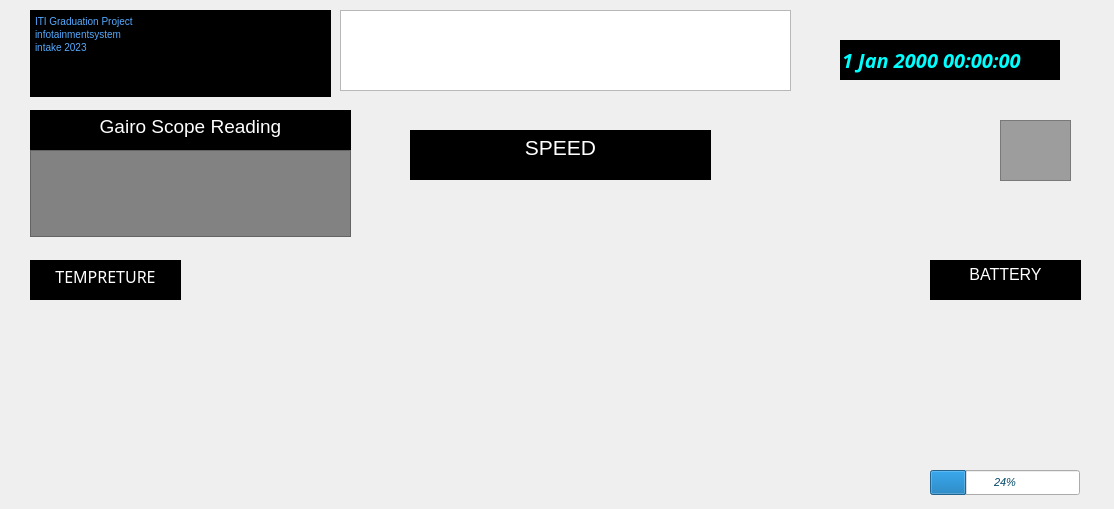
<?xml version="1.0" encoding="UTF-8"?>
<ui version="4.0">
 <class>MainWindow</class>
 <widget class="QMainWindow" name="MainWindow">
  <property name="geometry">
   <rect>
    <x>0</x>
    <y>0</y>
    <width>1114</width>
    <height>509</height>
   </rect>
  </property>
  <property name="font">
   <font>
    <pointsize>10</pointsize>
   </font>
  </property>
  <property name="windowTitle">
   <string>Dashboard</string>
  </property>
  <property name="windowIcon">
   <iconset resource="Resources.qrc">
    <normaloff>:/icons/car.png</normaloff>:/icons/car.png</iconset>
  </property>
  <property name="autoFillBackground">
   <bool>true</bool>
  </property>
  <property name="styleSheet">
   <string notr="true">
QWidget#centralwidget{
border-image: url(:/backgrounds/2.jpg) 0 0 0 0 stretch stretch;
background-image: no-repeat;
background-image: contain;
}
</string>
  </property>
  <property name="animated">
   <bool>true</bool>
  </property>
  <property name="unifiedTitleAndToolBarOnMac">
   <bool>true</bool>
  </property>
  <widget class="QWidget" name="centralwidget">
   <property name="enabled">
    <bool>true</bool>
   </property>
   <property name="autoFillBackground">
    <bool>false</bool>
   </property>
   <widget class="AnalogGaugeWidget" name="speed" native="true">
    <property name="geometry">
     <rect>
      <x>410</x>
      <y>190</y>
      <width>300</width>
      <height>300</height>
     </rect>
    </property>
    <property name="styleSheet">
     <string notr="true"/>
    </property>
   </widget>
   <widget class="AnalogGaugeWidget" name="battery" native="true">
    <property name="geometry">
     <rect>
      <x>930</x>
      <y>310</y>
      <width>150</width>
      <height>150</height>
     </rect>
    </property>
   </widget>
   <widget class="QDateTimeEdit" name="dateTimeEdit">
    <property name="enabled">
     <bool>true</bool>
    </property>
    <property name="geometry">
     <rect>
      <x>840</x>
      <y>40</y>
      <width>220</width>
      <height>40</height>
     </rect>
    </property>
    <property name="maximumSize">
     <size>
      <width>220</width>
      <height>40</height>
     </size>
    </property>
    <property name="font">
     <font>
      <family>Perpetua</family>
      <pointsize>15</pointsize>
      <weight>75</weight>
      <italic>true</italic>
      <bold>true</bold>
      <underline>false</underline>
      <strikeout>false</strikeout>
      <stylestrategy>PreferDefault</stylestrategy>
      <kerning>false</kerning>
     </font>
    </property>
    <property name="autoFillBackground">
     <bool>false</bool>
    </property>
    <property name="styleSheet">
     <string notr="true">color: rgb(0, 255, 255);
background-color: rgb(0, 0, 0);</string>
    </property>
    <property name="inputMethodHints">
     <set>Qt::ImhNone</set>
    </property>
    <property name="wrapping">
     <bool>true</bool>
    </property>
    <property name="frame">
     <bool>false</bool>
    </property>
    <property name="readOnly">
     <bool>true</bool>
    </property>
    <property name="buttonSymbols">
     <enum>QAbstractSpinBox::NoButtons</enum>
    </property>
    <property name="keyboardTracking">
     <bool>false</bool>
    </property>
    <property name="showGroupSeparator" stdset="0">
     <bool>false</bool>
    </property>
    <property name="currentSection">
     <enum>QDateTimeEdit::DaySection</enum>
    </property>
    <property name="calendarPopup">
     <bool>false</bool>
    </property>
    <property name="currentSectionIndex">
     <number>0</number>
    </property>
   </widget>
   <widget class="QTextEdit" name="Title">
    <property name="geometry">
     <rect>
      <x>340</x>
      <y>10</y>
      <width>451</width>
      <height>81</height>
     </rect>
    </property>
    <property name="font">
     <font>
      <family>Monotype Corsiva</family>
      <pointsize>20</pointsize>
      <weight>75</weight>
      <bold>true</bold>
     </font>
    </property>
    <property name="styleSheet">
     <string notr="true">
background-image: url(:/backgrounds/1.jpg);
border-image: url(:/background/1.jpg) 0 0 0 0 stretch stretch;</string>
    </property>
    <property name="verticalScrollBarPolicy">
     <enum>Qt::ScrollBarAlwaysOff</enum>
    </property>
    <property name="horizontalScrollBarPolicy">
     <enum>Qt::ScrollBarAlwaysOff</enum>
    </property>
    <property name="html">
     <string>&lt;!DOCTYPE HTML PUBLIC &quot;-//W3C//DTD HTML 4.0//EN&quot; &quot;http://www.w3.org/TR/REC-html40/strict.dtd&quot;&gt;
&lt;html&gt;&lt;head&gt;&lt;meta name=&quot;qrichtext&quot; content=&quot;1&quot; /&gt;&lt;style type=&quot;text/css&quot;&gt;
p, li { white-space: pre-wrap; }
&lt;/style&gt;&lt;/head&gt;&lt;body style=&quot; font-family:'Monotype Corsiva'; font-size:20pt; font-weight:600; font-style:normal;&quot;&gt;
&lt;p align=&quot;center&quot; style=&quot; margin-top:0px; margin-bottom:0px; margin-left:0px; margin-right:0px; -qt-block-indent:0; text-indent:0px;&quot;&gt;&lt;span style=&quot; font-size:26pt; color:#ffffff; vertical-align:sub;&quot;&gt;Infrotainment system Dashboard&lt;/span&gt;&lt;/p&gt;&lt;/body&gt;&lt;/html&gt;</string>
    </property>
   </widget>
   <widget class="QTextEdit" name="textEdit">
    <property name="geometry">
     <rect>
      <x>410</x>
      <y>130</y>
      <width>301</width>
      <height>50</height>
     </rect>
    </property>
    <property name="autoFillBackground">
     <bool>false</bool>
    </property>
    <property name="styleSheet">
     <string notr="true">background-color: rgb(0, 0, 0);</string>
    </property>
    <property name="verticalScrollBarPolicy">
     <enum>Qt::ScrollBarAlwaysOff</enum>
    </property>
    <property name="horizontalScrollBarPolicy">
     <enum>Qt::ScrollBarAlwaysOff</enum>
    </property>
    <property name="html">
     <string>&lt;!DOCTYPE HTML PUBLIC &quot;-//W3C//DTD HTML 4.0//EN&quot; &quot;http://www.w3.org/TR/REC-html40/strict.dtd&quot;&gt;
&lt;html&gt;&lt;head&gt;&lt;meta name=&quot;qrichtext&quot; content=&quot;1&quot; /&gt;&lt;style type=&quot;text/css&quot;&gt;
p, li { white-space: pre-wrap; }
&lt;/style&gt;&lt;/head&gt;&lt;body style=&quot; font-family:'MS Shell Dlg 2'; font-size:7.8pt; font-weight:400; font-style:normal;&quot;&gt;
&lt;p align=&quot;center&quot; style=&quot; margin-top:0px; margin-bottom:0px; margin-left:0px; margin-right:0px; -qt-block-indent:0; text-indent:0px;&quot;&gt;&lt;span style=&quot; font-size:16pt; color:#ffffff;&quot;&gt;SPEED&lt;/span&gt;&lt;/p&gt;&lt;/body&gt;&lt;/html&gt;</string>
    </property>
   </widget>
   <widget class="QTextEdit" name="textEdit_2">
    <property name="geometry">
     <rect>
      <x>930</x>
      <y>260</y>
      <width>151</width>
      <height>40</height>
     </rect>
    </property>
    <property name="styleSheet">
     <string notr="true">background-color: rgb(0, 0, 0);</string>
    </property>
    <property name="html">
     <string>&lt;!DOCTYPE HTML PUBLIC &quot;-//W3C//DTD HTML 4.0//EN&quot; &quot;http://www.w3.org/TR/REC-html40/strict.dtd&quot;&gt;
&lt;html&gt;&lt;head&gt;&lt;meta name=&quot;qrichtext&quot; content=&quot;1&quot; /&gt;&lt;style type=&quot;text/css&quot;&gt;
p, li { white-space: pre-wrap; }
&lt;/style&gt;&lt;/head&gt;&lt;body style=&quot; font-family:'MS Shell Dlg 2'; font-size:7.8pt; font-weight:400; font-style:normal;&quot;&gt;
&lt;p align=&quot;center&quot; style=&quot; margin-top:0px; margin-bottom:0px; margin-left:0px; margin-right:0px; -qt-block-indent:0; text-indent:0px;&quot;&gt;&lt;span style=&quot; font-size:12pt; color:#ffffff;&quot;&gt;BATTERY&lt;/span&gt;&lt;/p&gt;&lt;/body&gt;&lt;/html&gt;</string>
    </property>
   </widget>
   <widget class="AnalogGaugeWidget" name="temp" native="true">
    <property name="geometry">
     <rect>
      <x>30</x>
      <y>310</y>
      <width>150</width>
      <height>150</height>
     </rect>
    </property>
   </widget>
   <widget class="QTextEdit" name="textEdit_3">
    <property name="geometry">
     <rect>
      <x>30</x>
      <y>260</y>
      <width>151</width>
      <height>40</height>
     </rect>
    </property>
    <property name="font">
     <font>
      <family>Marlett</family>
      <pointsize>10</pointsize>
     </font>
    </property>
    <property name="styleSheet">
     <string notr="true">background-color: rgb(0, 0, 0);</string>
    </property>
    <property name="html">
     <string>&lt;!DOCTYPE HTML PUBLIC &quot;-//W3C//DTD HTML 4.0//EN&quot; &quot;http://www.w3.org/TR/REC-html40/strict.dtd&quot;&gt;
&lt;html&gt;&lt;head&gt;&lt;meta name=&quot;qrichtext&quot; content=&quot;1&quot; /&gt;&lt;style type=&quot;text/css&quot;&gt;
p, li { white-space: pre-wrap; }
&lt;/style&gt;&lt;/head&gt;&lt;body style=&quot; font-family:'Marlett'; font-size:10pt; font-weight:400; font-style:normal;&quot;&gt;
&lt;p align=&quot;center&quot; style=&quot; margin-top:0px; margin-bottom:0px; margin-left:0px; margin-right:0px; -qt-block-indent:0; text-indent:0px;&quot;&gt;&lt;span style=&quot; font-family:'MS Shell Dlg 2'; font-size:12pt; color:#ffffff;&quot;&gt;TEMPRETURE&lt;/span&gt;&lt;/p&gt;&lt;/body&gt;&lt;/html&gt;</string>
    </property>
   </widget>
   <widget class="QTextEdit" name="textEdit_4">
    <property name="geometry">
     <rect>
      <x>30</x>
      <y>110</y>
      <width>321</width>
      <height>41</height>
     </rect>
    </property>
    <property name="styleSheet">
     <string notr="true">background-color: rgb(0, 0, 0);</string>
    </property>
    <property name="html">
     <string>&lt;!DOCTYPE HTML PUBLIC &quot;-//W3C//DTD HTML 4.0//EN&quot; &quot;http://www.w3.org/TR/REC-html40/strict.dtd&quot;&gt;
&lt;html&gt;&lt;head&gt;&lt;meta name=&quot;qrichtext&quot; content=&quot;1&quot; /&gt;&lt;style type=&quot;text/css&quot;&gt;
p, li { white-space: pre-wrap; }
&lt;/style&gt;&lt;/head&gt;&lt;body style=&quot; font-family:'MS Shell Dlg 2'; font-size:7.8pt; font-weight:400; font-style:normal;&quot;&gt;
&lt;p align=&quot;center&quot; style=&quot; margin-top:0px; margin-bottom:0px; margin-left:0px; margin-right:0px; -qt-block-indent:0; text-indent:0px;&quot;&gt;&lt;span style=&quot; font-size:14pt; color:#fefefe;&quot;&gt;Gairo Scope Reading&lt;/span&gt;&lt;/p&gt;&lt;/body&gt;&lt;/html&gt;</string>
    </property>
   </widget>
   <widget class="QProgressBar" name="progressBar">
    <property name="geometry">
     <rect>
      <x>930</x>
      <y>470</y>
      <width>150</width>
      <height>25</height>
     </rect>
    </property>
    <property name="font">
     <font>
      <pointsize>8</pointsize>
      <weight>50</weight>
      <italic>true</italic>
      <bold>false</bold>
     </font>
    </property>
    <property name="autoFillBackground">
     <bool>false</bool>
    </property>
    <property name="styleSheet">
     <string notr="true">color: rgb(255, 255, 255);
color: rgb(0, 70, 103);</string>
    </property>
    <property name="value">
     <number>24</number>
    </property>
    <property name="orientation">
     <enum>Qt::Horizontal</enum>
    </property>
    <property name="invertedAppearance">
     <bool>false</bool>
    </property>
    <property name="textDirection">
     <enum>QProgressBar::TopToBottom</enum>
    </property>
   </widget>
   <widget class="QTextEdit" name="textEdit_5">
    <property name="geometry">
     <rect>
      <x>30</x>
      <y>10</y>
      <width>301</width>
      <height>87</height>
     </rect>
    </property>
    <property name="styleSheet">
     <string notr="true">background-color: rgb(0, 0, 0);</string>
    </property>
    <property name="verticalScrollBarPolicy">
     <enum>Qt::ScrollBarAlwaysOff</enum>
    </property>
    <property name="horizontalScrollBarPolicy">
     <enum>Qt::ScrollBarAlwaysOff</enum>
    </property>
    <property name="html">
     <string>&lt;!DOCTYPE HTML PUBLIC &quot;-//W3C//DTD HTML 4.0//EN&quot; &quot;http://www.w3.org/TR/REC-html40/strict.dtd&quot;&gt;
&lt;html&gt;&lt;head&gt;&lt;meta name=&quot;qrichtext&quot; content=&quot;1&quot; /&gt;&lt;style type=&quot;text/css&quot;&gt;
p, li { white-space: pre-wrap; }
&lt;/style&gt;&lt;/head&gt;&lt;body style=&quot; font-family:'MS Shell Dlg 2'; font-size:7.8pt; font-weight:400; font-style:normal;&quot;&gt;
&lt;p style=&quot; margin-top:0px; margin-bottom:0px; margin-left:0px; margin-right:0px; -qt-block-indent:0; text-indent:0px;&quot;&gt;&lt;span style=&quot; color:#55aaff;&quot;&gt;ITI Graduation Project&lt;/span&gt;&lt;/p&gt;
&lt;p style=&quot; margin-top:0px; margin-bottom:0px; margin-left:0px; margin-right:0px; -qt-block-indent:0; text-indent:0px;&quot;&gt;&lt;span style=&quot; color:#55aaff;&quot;&gt;infotainmentsystem&lt;/span&gt;&lt;/p&gt;
&lt;p style=&quot; margin-top:0px; margin-bottom:0px; margin-left:0px; margin-right:0px; -qt-block-indent:0; text-indent:0px;&quot;&gt;&lt;span style=&quot; color:#55aaff;&quot;&gt;intake 2023&lt;/span&gt;&lt;/p&gt;&lt;/body&gt;&lt;/html&gt;</string>
    </property>
   </widget>
   <widget class="QTextEdit" name="textEdit_6">
    <property name="geometry">
     <rect>
      <x>30</x>
      <y>150</y>
      <width>321</width>
      <height>87</height>
     </rect>
    </property>
    <property name="styleSheet">
     <string notr="true">background-color: rgb(130, 130, 130);</string>
    </property>
   </widget>
   <widget class="QGraphicsView" name="graphicsView">
    <property name="geometry">
     <rect>
      <x>1000</x>
      <y>120</y>
      <width>71</width>
      <height>61</height>
     </rect>
    </property>
    <property name="styleSheet">
     <string notr="true">background-color: rgb(157, 157, 157);

border-image: url(:/light/light-bulb-on.png);
border-image: url(:/light/lightbulb.png);</string>
    </property>
   </widget>
  </widget>
 </widget>
 <customwidgets>
  <customwidget>
   <class>AnalogGaugeWidget</class>
   <extends>QWidget</extends>
   <header location="global">analoggaugewidget.h</header>
   <container>1</container>
  </customwidget>
 </customwidgets>
 <resources>
  <include location="Resources.qrc"/>
 </resources>
 <connections/>
</ui>
